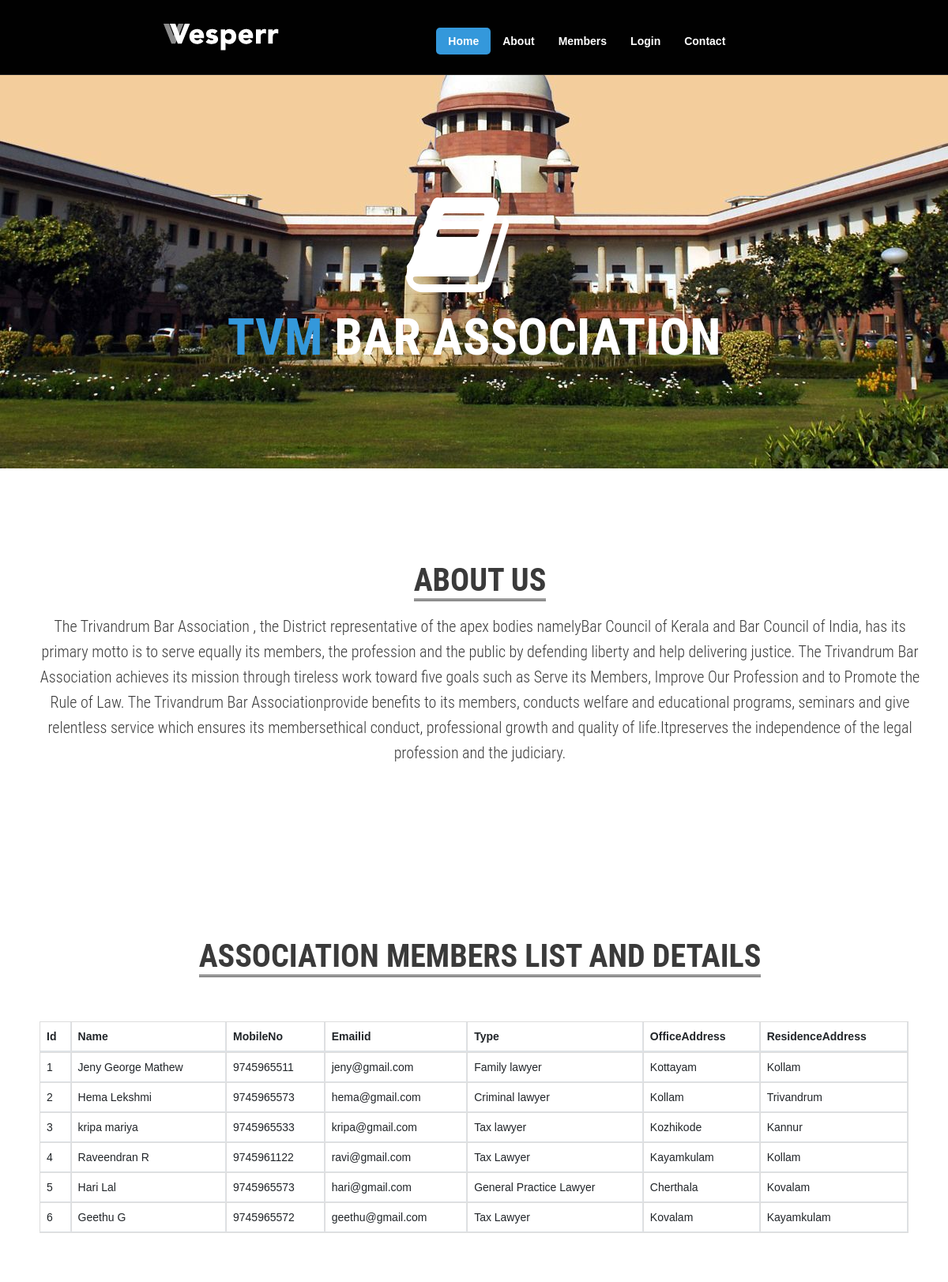
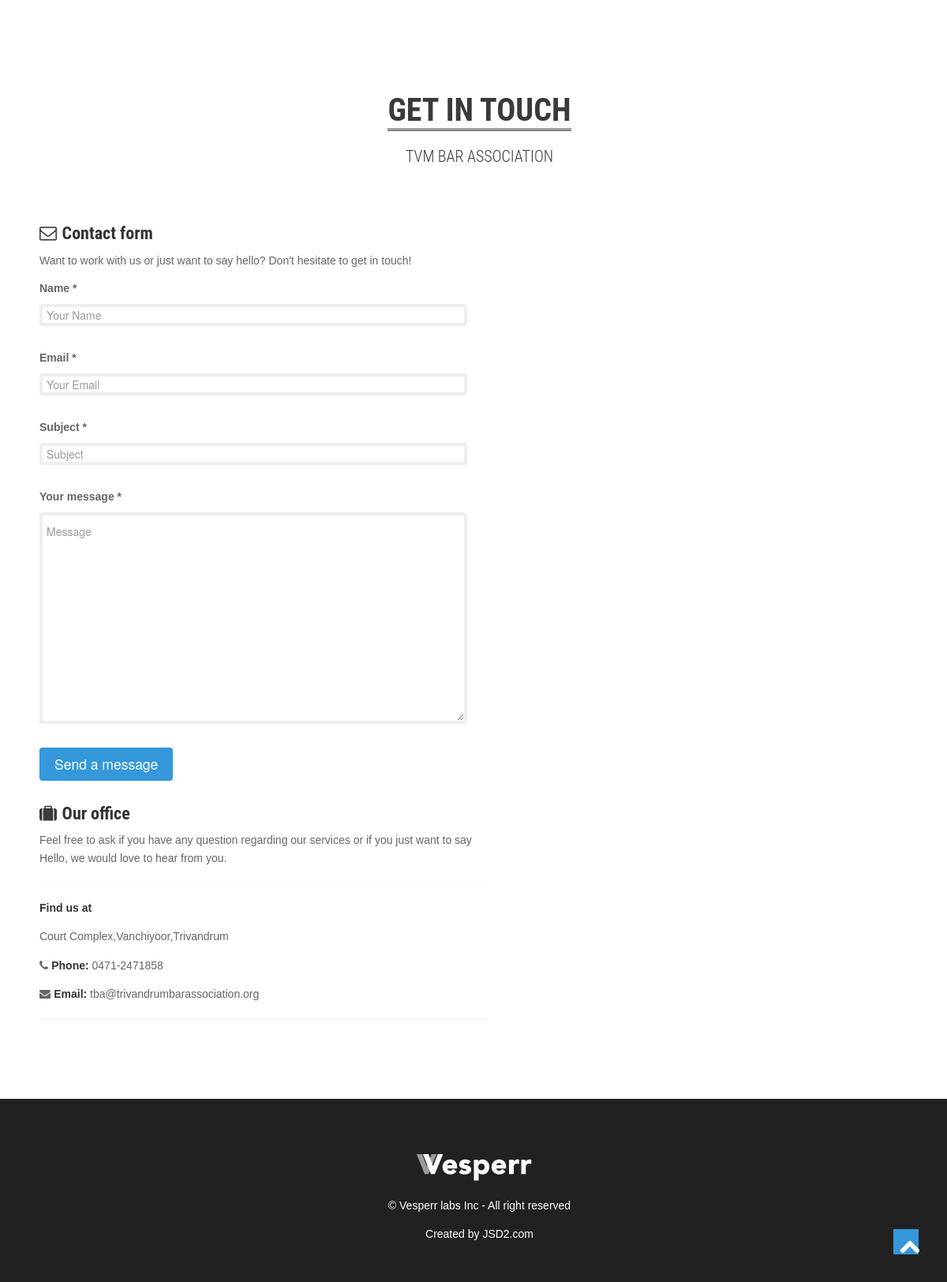
The page / on the database its author committed (2 pictures, top to bottom).
### tba_app/models.py (models this page shows)
class registration(models.Model):
    name=models.CharField(max_length=30)
    mobileno=models.CharField(max_length=50)
    emailid=models.EmailField()
    types=models.CharField(max_length=30)
    officeadd=models.CharField(max_length=50)
    residenceadd=models.CharField(max_length=50)
    joiningdate=models.DateField()
    duration=models.CharField(max_length=20)
    approvedate=models.DateField(null=True,blank=True)
    status=models.CharField(max_length=20,null=True,blank=True)
    password=models.CharField(max_length=20,null=True,blank=True)
    expirydate=models.DateField(null=True,blank=True)
    class meta:
        db_table="registration"

### tba_app/views.py (the view)
# urls.py: path('',views.view_approved_reg,name='index'),
def view_approved_reg(request):
    queryset=registration.objects.all().filter(status='Approved')
    return render(request,'index.html',{'authors':queryset})

### tba_app/templates/index.html (shortened to what this page needs)
<!doctype html>
<html lang="en">
<head>
   {%load static%}
   <link href="{%static 'css/bootstrap.min.css' %}" rel="stylesheet" />
  <link href="{%static 'css/bootstrap.css' %}" rel="stylesheet" />
  <link href="{%static 'css/bootstrap-responsive.css' %}" rel="stylesheet" />
  <link href="{%static 'css/prettyPhoto.css' %}" rel="stylesheet" />
  <link href="{%static 'css/animate.css' %}" rel="stylesheet" />
  <link href="{%static 'css/style.css' %}" rel="stylesheet" />
  <link href="{%static 'color/default.css' %}" rel="stylesheet" />
</head>
<body>
  <header>
    <div id="topnav" class="navbar navbar-fixed-top default">
      <div class="navbar-inner">
        <div class="container">
          <div class="logo">
            <a href="index.html"><img src="assets/img/logo.png" alt="" /></a>
          </div>
          <div class="navigation">
            <nav>
              <ul class="nav pull-right">
                <li class="current"><a href="{%url 'index' %}">Home</a></li>
                <li><a href="#about">About</a></li>
                <li><a href="#member">Members</a></li>
                <li><a href="{%url 'login' %}">Login </a></li>
                <li><a href="#contact">Contact</a></li>
              </ul>
            </nav>
          </div>
        </div>
      </div>
    </div>
  </header>
  <section id="intro">
    <div class="slogan">
      <div class="icon">
        <i class="icon-book icon-10x"></i>
      </div>
      <h1 ><span>TVM</span> BAR ASSOCIATION</h1>
    </div>
  </section>
  <section id="about" class="section">
    <div class="container">
      <div class="row">
        <div class="span12">
          <div class="heading">
            <h3><span>About us</span></h3>
          </div>
          <div class="sub-heading">
            <p>
            The Trivandrum Bar Association , the District representative of the apex bodies namelyBar Council of Kerala and Bar Council of India, has its primary motto is to serve equally its members, the profession and the public by defending liberty and help delivering justice.
The Trivandrum Bar Association achieves its mission through tireless work toward five goals such as Serve its Members, Improve Our Profession and to Promote the Rule of Law. The Trivandrum Bar Associationprovide benefits to its members, conducts welfare and educational programs, seminars and give relentless service which ensures its membersethical conduct, professional growth and quality of life.Itpreserves the independence of the legal profession and the judiciary.
             </p>
          </div>
        </div>
      </div>
  </section>
  <section id="member" class="section">
    <div class="container">
      <div class="row">
        <div class="span12">
          <div class="heading">
            <h3><span>ASSOCIATION MEMBERS LIST AND DETAILS</span></h3>
          </div>
        </div>
      </div>
      <div>
        <table class="table table-bordered">
            <thead>
                <tr>
                    <th>Id</th>
                    <th>Name</th>
                    <th>MobileNo</th>
                    <th>Emailid</th>
                    <th>Type</th>
                    <th>OfficeAddress</th>
                    <th>ResidenceAddress</th>
                </tr>
            </thead>
            <tbody>
                {%if authors%}
                {%for i in authors%}
                <tr>
                    <td>{{i.id}}</td>
                    <td>{{i.name}}</td>
                    <td>{{i.mobileno}}</td>
                    <td>{{i.emailid}}</td>
                    <td>{{i.types}}</td>
                    <td>{{i.officeadd}}</td>
                    <td>{{i.residenceadd}}</td>
                </tr>
                {%endfor %}
                {%endif %}
            </tbody>
        </table>
    </div>
    </div>
  </section>
  <section id="contact" class="section">
    <div class="container">
      <div class="row">
        <div class="span12">
          <div class="heading">
            <h3><span>Get in touch</span></h3>
          </div>
          <div class="sub-heading">
            <p>
              TVM BAR ASSOCIATION
            </p>
          </div>
        </div>
      </div>
    </div>
    <div class="container">
      <div class="row">
        <div class="span6">
          <h4><i class="icon-envelope"></i><strong>Contact form</strong></h4>
          <p>
            Want to work with us or just want to say hello? Don't hesitate to get in touch!
          </p>
          <form action="{%url 'submsg' %}" method="post" role="form" class="contactForm">
            <ul class="contact-list">
              <li class="form-group">
                <label>Name <span>*</span></label>
                <input type="text" name="name" class="form_input" id="name" placeholder="Your Name" data-rule="minlen:4" data-msg="Please enter at least 4 chars" />
                <li class="form-group">
                  <label>Email <span>*</span></label>
                  <input type="email" class="form_input" name="email" id="email" placeholder="Your Email" data-rule="email" data-msg="Please enter a valid email" />
                </li>
                <li class="form-group">
                  <label>Subject <span>*</span></label>
                  <input type="text" class="form_input" name="subject" id="subject" placeholder="Subject" data-rule="minlen:4" data-msg="Please enter at least 8 chars of subject" />
                </li>
                <li class="form-group">
                  <label>Your message <span>*</span></label>
                  <textarea class="form_textarea" name="message" rows="12" data-rule="required" data-msg="Please write something for us" placeholder="Message"></textarea>
                </li>
                <li class="last">
                  <input type="submit" class="btn btn-large btn-theme" type="submit" id="send" value="Send a message"></input>
                </li>
            </ul>
          </form>
        </div>
        <div class="span6">
          <h4><i class="icon-suitcase"></i><strong>Our office</strong></h4>
          <p>
            Feel free to ask if you have any question regarding our services or if you just want to say Hello, we would love to hear from you.
          </p>
          <div class="dotted_line">
          </div>
          <p>
            <strong>Find us at</strong>
          </p>
          <p>
            Court Complex,Vanchiyoor,Trivandrum
          </p>
          <p>
            <span><i class="icon-phone"></i><strong>Phone:</strong> 0471-2471858</span>
          </p>
          <p>
            <span><i class="icon-envelope-alt"></i><strong>Email:</strong> tba@trivandrumbarassociation.org </span>
          </p>
          <div class="dotted_line">
          </div>
        </div>
      </div>
    </div>
  </section>
  <footer>
    <div class="verybottom">
      <div class="container">
        <div class="row">
          <div class="span12">
            <div class="aligncenter">
              <div class="logo">
                <a class="brand" href="index.html"><img src="assets/img/logo.png" alt="" /></a>
              </div>
              <p>
                &copy; Vesperr labs Inc - All right reserved
              </p>
              <div class="credits">
                Created by JSD2.com</a>
              </div>
            </div>
          </div>
        </div>
      </div>
    </div>
  </footer>
  <a href="#" class="scrollup"><i class="icon-chevron-up icon-square icon-48 active"></i></a>
</body>
</html>

### tba_app/static/css/style.css (style rules this page uses)
body { margin: 0; padding:0; font-family: Arial, Tahoma, Verdana, Sans-serif; font-size: 14px; line-height: 1.6em; color: #666; background-color: #ffffff; }
h1, h2, h3, h4, h5, h6 { font-family: 'Roboto Condensed', sans-serif; line-height:1.1em; color: #3a3a3a; font-weight:300; margin-bottom:10px; }
h1 { font-size: 34px; }
h3 { font-size: 26px; }
h4 { font-size: 22px; }
section { padding:120px 0 40px 0; }
.container { padding: 0 20px 0 20px; }
.row { margin-bottom:40px; }
.heading { text-align:center; width:100%; }
.heading h3 { text-transform:uppercase; padding:0; margin:20px 0 30px 0; font-size:40px; font-weight:700; text-align:center; text-shadow: 0 1px 0 #ffffff; border-bottom:3px double #333; width:auto; display:inline; }
.sub-heading { text-align:center; margin:20px 0 20px 0; }
.sub-heading p { font-family: 'Roboto Condensed', sans-serif; font-size: 20px; line-height:1.6em; color: #3a3a3a; font-weight:200; }
header { position:relative; }
header .logo { float:left; margin:30px 0 0; }
.navigation { margin:30px 0 0; }
.navbar { padding:0 0 20px; margin:0; }
.navbar .nav { margin: 0 0 0 0; }
.navbar .nav > li > a { float: none; color: #fff; line-height:1em; text-decoration: none; text-shadow:none; z-index:100; outline:0; font-weight:bold; }
.navbar .nav > .current { color:#fff; -webkit-border-radius: 5px; -moz-border-radius: 5px; border-radius: 5px; }
.default { background:#010101; border-bottom:1px solid #222; }
section#intro { background: #000 url(../img/bg/court1.jpg) 50% 0 no-repeat; position:relative; width:100%; height:auto; margin:0; padding:240px 0 120px; }
@media (min-width: 1024px) { section#intro { background-attachment: fixed; } }
section#intro { text-align:center; }
section#intro i { margin-left:0; text-align:center; }
section#intro h1 { color:#fff; font-size:64px; font-weight:700; }
.slogan i { color:#fff; }
.dotted_line { padding:0; margin:20px 0 20px 0; width:100%; height:1px; border-bottom: 1px dotted #eeeeee; }
.scrollup { position:fixed; width:48px; height:48px; bottom:20px; right:20px; }
a.scrollup { outline:0; }
[class^="icon-"], [class*=" icon-"] { float:none; }
.icon-square, .icon-rounded, .icon-plain, .icon-circled { margin: 10px 10px 10px 0; display: inline-block !important; text-align: center !important; color: #fff; width: 18px; height: 18px; padding:3px; font-size: 12px; line-height: 18px; text-shadow:none; cursor: pointer; }
.icon-square { background-color: #444; }
[class^="icon-"], [class*=" icon-"] { margin-top: 1px; margin-right: .3em; }
.icon-48 { width: 32px; height: 32px; padding:8px; font-size: 28px; line-height: 30px; }
ul.contact-list { list-style:none; margin:0; padding:0; }
ul.contact-list li { list-style:none; margin:0 0 20px 0; padding:0; }
ul.contact-list li input.form_input,ul.contact-list li textarea.form_textarea { width: 95%; padding:10px 5px; -webkit-border-radius: 4px; -moz-border-radius: 4px; border-radius: 4px; border-width:4px; border-color:#eee; }
ul.contact-list li.last { margin-bottom:0; }
ul.contact-list li label { font-size:14px; font-weight:bold; margin-bottom:10px; }
footer { float:left; width:100%; background:#212121; color:#fff; margin:0; padding:40px 0 0 0; }
footer .verybottom { padding:30px 0 10px 0; }
.aligncenter { margin:0 auto; text-align:center; }
.aligncenter img, img.aligncenter { margin-bottom:20px; }

### tba_app/static/color/default.css (style rules this page uses)
a { color: #3498db; }
.btn-theme { background: #3498db; *background-color: #3498db; }
.slogan h1 span { color: #3498db; }
[class^="icon-"].active, [class*=" icon-"].active { background-color: #3498db; }
ul.nav li.current { background: #3498db; }

### rows shown on the page
registration: id "1", name "Jeny George Mathew", mobileno "9745965511", emailid "jeny@gmail.com", types "Family lawyer", officeadd "Kottayam", residenceadd "Kollam"
registration: id "2", name "Hema Lekshmi", mobileno "9745965573", emailid "hema@gmail.com", types "Criminal lawyer", officeadd "Kollam", residenceadd "Trivandrum"
registration: id "3", name "kripa mariya", mobileno "9745965533", emailid "kripa@gmail.com", types "Tax lawyer", officeadd "Kozhikode", residenceadd "Kannur"
registration: id "4", name "Raveendran R", mobileno "9745961122", emailid "ravi@gmail.com", types "Tax Lawyer", officeadd "Kayamkulam", residenceadd "Kollam"
registration: id "5", name "Hari Lal", mobileno "9745965573", emailid "hari@gmail.com", types "General Practice Lawyer", officeadd "Cherthala", residenceadd "Kovalam"
registration: id "6", name "Geethu G", mobileno "9745965572", emailid "geethu@gmail.com", types "Tax Lawyer", officeadd "Kovalam", residenceadd "Kayamkulam"
